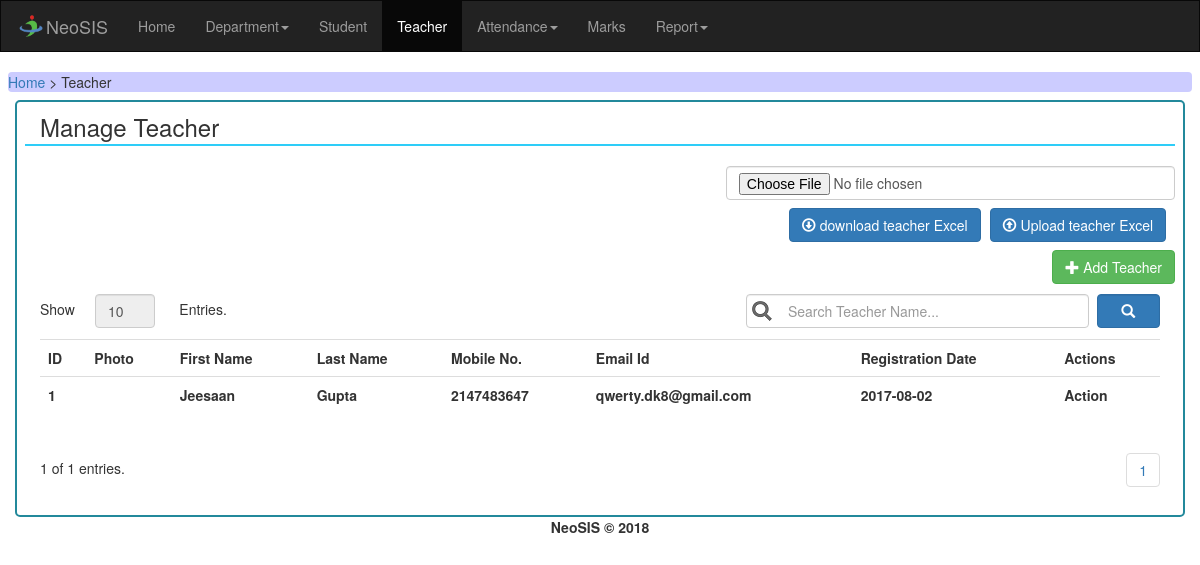
Page /teacher.php on the committed database.
### tables this page shows
CREATE TABLE `teacher_info` (
  `ID_teach` int(10) NOT NULL,
  `photo` longblob,
  `fst_name` text NOT NULL,
  `lst_name` text NOT NULL,
  `dob` text NOT NULL,
  `age` int(3) DEFAULT NULL,
  `mobile_no` int(10) NOT NULL,
  `email_id` varchar(100) DEFAULT NULL,
  `address` text NOT NULL,
  `city` text,
  `country` text,
  `reg_date` text,
  `ID_per_type` int(10) NOT NULL,
  `ID_dept` int(10) NOT NULL
);

### teacher.php (the view, shortened to what this page needs)
<!DOCTYPE html>
<html>
    <head>
        <link rel="stylesheet" href="https://maxcdn.bootstrapcdn.com/bootstrap/3.3.7/css/bootstrap.min.css">
        <link rel="stylesheet" href="https://cdnjs.cloudflare.com/ajax/libs/bootstrap-select/1.12.2/css/bootstrap-select.min.css">
    </head>
    <body>
        <nav class="navbar navbar-inverse" style="border-radius: 0px;">
            <div class="container-fluid">
                <div class="navbar-header">
                    <img src="resources/images/logo.png" alt="logo" width="30px" height="30px" style="margin-top: 10px;"/>
                </div>
                <div class="navbar-header">
                    <a class="navbar-brand" href="#">NeoSIS</a>
                </div>
                <ul class="nav navbar-nav">
                    <li><a href="home.php">Home</a></li>
                  <li class="dropdown"><a class="dropdown-toggle" data-toggle="dropdown" href="#">Department<span class="caret"></span></a>
                  </li>
                  <li><a href="student.php">Student</a></li>
                  <li class="active"><a href="teacher.php">Teacher</a></li>
                  <li class="dropdown"><a class="dropdown-toggle" data-toggle="dropdown" href="#">Attendance<span class="caret"></span></a>
                  </li>
                  <li><a href="marks.php">Marks</a></li>
                  <li class="dropdown"><a class="dropdown-toggle" data-toggle="dropdown" href="#">Report<span class="caret"></span></a>
                  </li>
                </ul>
            </div>
        </nav>
        <div style="margin: 8px; border-radius: 4px; background-color: #ccccff;">
            <a href="home.php">Home</a> > Teacher
        </div>
        <div class="container" style=" border: #23899b 2px solid; border-radius: 5px;">
            <div class="row" style="padding: 8px;">
                <div class="col-sm-12" style="border-bottom: #2ecdf8 2px solid; font-size: 24px;">
                    Manage Teacher
                </div>
                <div class="col-sm-5 navbar-right">
                    <br/>
                    <form action="studmasinsert.php" method="POST" enctype="multipart/form-data">
                        <input type="file" class="form-control" name="file" id="file">
                        <button type="submit" class="navbar-right btn btn-primary" style="margin-top: 8px; margin-right: 2%;"><span class="glyphicon glyphicon-upload"></span> Upload teacher Excel</button>
                    </form>
                    <a href="downloadteacher.php"><button class="navbar-right btn btn-primary" style="margin-top: 8px; margin-right: 2%;"><span class="glyphicon glyphicon-download"></span> download teacher Excel</button></a>
                </div>
                <div class="col-sm-12">
                    <button class="navbar-right btn btn-success" data-toggle="modal" data-target="#myModal" style="margin-top: 8px;"><span class="glyphicon glyphicon-plus"></span> Add Teacher</button>
                </div>
                <div class="col-sm-12" style="margin-top: 10px;">
                    <div style="width: 40px; float: left;margin-top: 5px;"><p>Show</p></div>
                    <div class="col-sm-1">
                        <input type="number" id='num1' name="num1" class="form-control" disabled style="width: 60px;" value="10" />
                    </div>
                    <div style="width: 40px; float: left;margin-top: 5px; margin-left: 6px;"><p>Entries.</p></div>
                    <form method="POST" action="teacher.php">
                        <div class="col-sm-1 navbar-right"><button type="submit" class="form-control btn-primary"><span class="glyphicon glyphicon-search"></span></button></div>
                        <div class="col-sm-4 navbar-right"style="margin-right: -2%;"><input type="text" class="form-control" style="background-image: url('resources/images/search1.png'); background-repeat: no-repeat; background-position: 5px 6px; padding-left: 12%; " name="searchbox" placeholder="Search Teacher Name..." value="<?php echo $GLOBALS['search'];?>" /></div>
                    </form>
                </div>
                <div class="col-sm-12" style="margin-top: 10px;">
                    <div class="table-responsive">
                        <table class="table" id="myTable">
                            <tr>
                                <th>ID</th>
                                <th>Photo</th>
                                <th>First Name</th>
                                <th>Last Name</th>
                                <th>Mobile No.</th>
                                <th>Email Id</th>
                                <th>Registration Date</th>
                                <th>Actions</th>
                            </tr>
                            <?php
                                include ("connection.php");
                                if(isset($_GET['page'])){
                                    $page= $_GET['page'];
                                }else {
                                    $page= 1;
                                }
                                if($page == '' || $page == '1')
                                {
                                    $page1=0;
                                } else {
                                    $page1= ($page * 10)-10;
                                }
                                if(isset($_POST['searchbox']))
                                {
                                   $valueToSearch = $_POST['searchbox'];
                                    $query = "SELECT * FROM `teacher_info` WHERE `fst_name` LIKE '%".$valueToSearch."%'OR`lst_name` LIKE '%".$valueToSearch."%'OR `ID_teach` LIKE '%".$valueToSearch."%'  limit $page1,10;" ;
                                    $sqlquery = filterTable($query);
                                } else {
                                $sqlquery = $con->query("select * from teacher_info limit $page1,10;");
                                }
                                $row = mysqli_num_rows($sqlquery);
                                if( $row){
                                while ($row= mysqli_fetch_array($sqlquery)) {
                            ?>
                            <tr>
                                <th><?php echo $row['ID_teach'];?></th>
                                <th><?php echo $row['photo'];?></th>
                                <th><?php echo $row['fst_name'];?></th>
                                <th><?php echo $row['lst_name'];?></th>
                                <th><?php echo $row['mobile_no'];?></th>
                                <th><?php echo $row['email_id'];?></th>
                                <th><?php echo $row['reg_date'];?></th>
                                <th>Action</th>
                            </tr>
                            <?php
                                }
                                }
                                else {?>
                            <tr>
                                <td colspan="8" style="text-align: center; font-size: 14px;">No Record found...</td></tr>
                            <?php
                                }
                                $sqlquery = $con->query("select * from teacher_info;");
                                $cou= mysqli_num_rows($sqlquery);
                                $k=10;
                                $s= $cou / 10;
                                $s= ceil($s);
                            ?>
                        </table>
                    </div>
                </div>
                <div class="col-sm-2" style="margin-top: 25px;">
                   <?php
                   if(($k*$page) > mysqli_num_rows($sqlquery)){
                       echo mysqli_num_rows($sqlquery);
                   }elseif ( $page== ''){ echo '10';
                   }else{
                   echo ($k*$page); } ?> of <?php echo mysqli_num_rows($sqlquery); ?> entries.
                </div>
                <div class="col-sm-10">
                <?php
                    for($b=$s;$b>=1;$b--){
                ?>
                <ul class="pagination navbar-right">
                    <li><a href="teacher.php?page=<?php echo $b ; ?>"><?php echo $b . " ";?></a></li>
                </ul>
                <?php
                }
                ?>
                </div>
                </div>
            </div>
        <div class="footer-text" align='center'><b>NeoSIS &copy; <?php echo date('Y'); ?></b></div>
    </body>
</html>

### rows in the picture
teacher_info: ID_teach "1", fst_name "Jeesaan", lst_name "Gupta", mobile_no "2147483647", email "qwerty.dk8@gmail.com", reg_date "2017-08-02"

### other values in the picture
mysqli_num_rows($sqlquery) "1"
